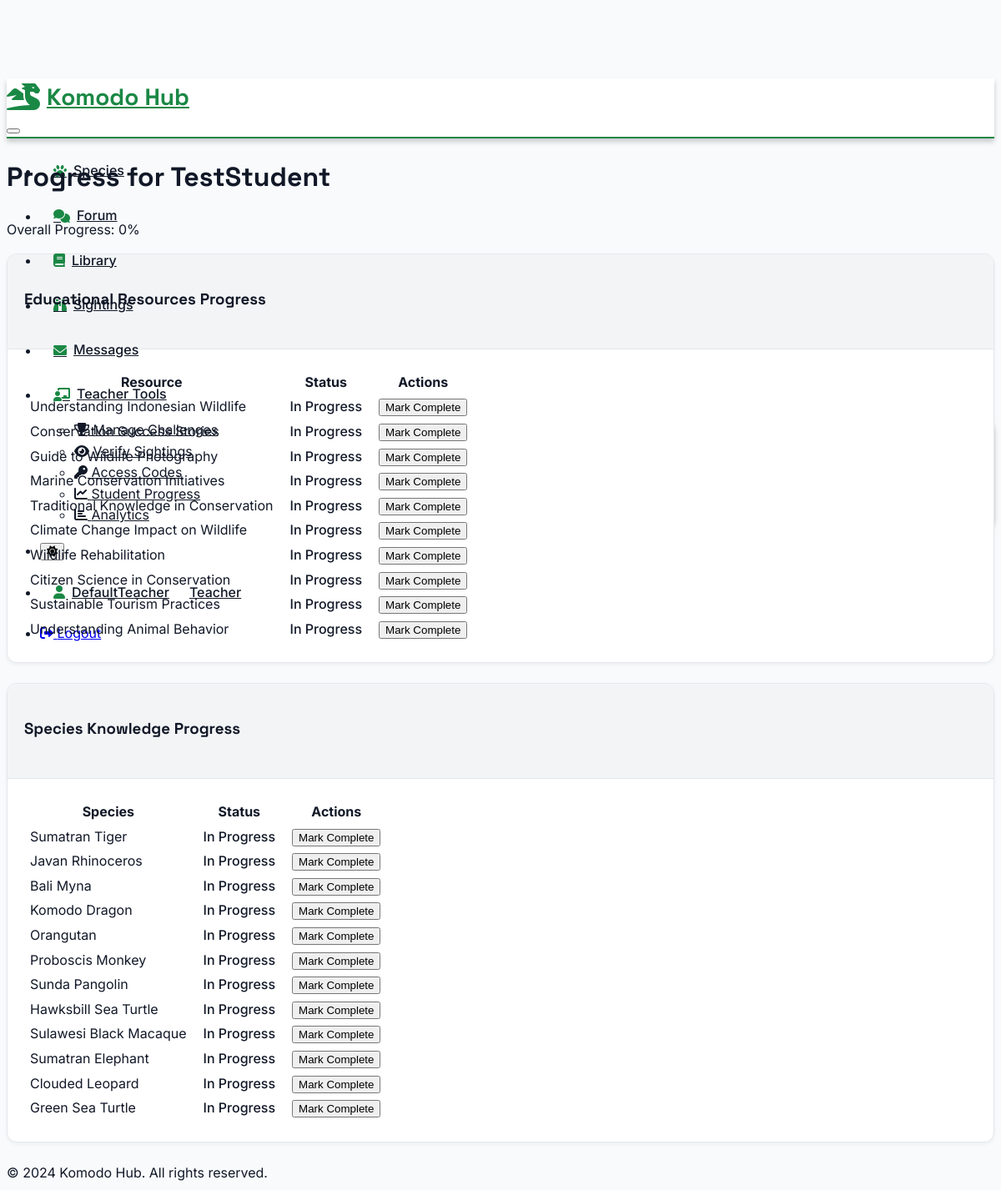
Screenshot of /student-progress/2 (signed in) with the database file from the repository.
### models.py (models this page shows, shortened)
class User(UserMixin, db.Model):
    id = db.Column(db.Integer, primary_key=True)
    username = db.Column(db.String(64), unique=True, nullable=False)
    email = db.Column(db.String(120), unique=True, nullable=False)
    password_hash = db.Column(db.String(256))
    role = db.Column(db.String(20), nullable=False)  # teacher, student, community
    created_at = db.Column(db.DateTime, default=datetime.utcnow)
    avatar = db.Column(db.String(200), default='default.svg')  # URL to avatar image
    theme_preference = db.Column(db.String(50), default='light')  # light, dark, nature
    achievements = db.relationship('Achievement', backref='user', lazy=True)
    resources = db.relationship('EducationalResource', backref='author', lazy=True)
    programs = db.relationship('ConservationProgram', backref='coordinator', lazy=True)
    progress = db.relationship('UserProgress', backref='user', lazy=True)
    programs_joined = db.relationship('ConservationProgram',
                                    secondary='user_programs',
                                    backref=db.backref('participants', lazy='dynamic'))
    species_sightings = db.relationship('SpeciesSighting', back_populates='observer', lazy=True)
    access_codes = db.relationship('SchoolAccessCode', backref='school', lazy=True)
    challenges = db.relationship('UserChallenge', back_populates='player', lazy=True)
    def get_progress_percentage(self):
        if self.role != 'student':
            return 100
        total_items = (
            Species.query.count() +
            EducationalResource.query.count() +
            ConservationProgram.query.count()
        )
        if total_items == 0:
            return 0
        completed_items = UserProgress.query.filter_by(
            user_id=self.id,
            completed=True
        ).count()
        return int((completed_items / total_items) * 100)

class EducationalResource(db.Model):
    id = db.Column(db.Integer, primary_key=True)
    title = db.Column(db.String(200), nullable=False)
    content = db.Column(db.Text, nullable=False)
    author_id = db.Column(db.Integer, db.ForeignKey('user.id'), nullable=False)
    created_at = db.Column(db.DateTime, default=datetime.utcnow)
    tags = db.relationship('ResourceTag', secondary=resource_tags, backref='resources')

class Species(db.Model):
    id = db.Column(db.Integer, primary_key=True)
    name = db.Column(db.String(100), nullable=False)
    scientific_name = db.Column(db.String(100), nullable=False)
    description = db.Column(db.Text, nullable=False)
    population = db.Column(db.Integer)
    conservation_status = db.Column(db.String(50))
    habitat = db.Column(db.String(100))
    threats = db.Column(db.Text)
    created_at = db.Column(db.DateTime, default=datetime.utcnow)
    last_updated = db.Column(db.DateTime, onupdate=datetime.utcnow)
    created_by_id = db.Column(db.Integer, db.ForeignKey('user.id'))
    sightings = db.relationship('SpeciesSighting', back_populates='species', lazy=True)
    created_by = db.relationship('User', backref='species_created', foreign_keys=[created_by_id])
    population_records = db.relationship('PopulationRecord', back_populates='species', lazy=True)
    habitats = db.relationship('HabitatData', back_populates='species', lazy=True)
    migrations = db.relationship('MigrationPattern', back_populates='species', lazy=True)

### blueprints/progress.py (the view)
@progress.route('/student-progress/<int:student_id>')
@login_required
def view_progress(student_id):
    if current_user.role == 'student' and current_user.id != student_id:
        flash('Access denied. You can only view your own progress.', 'danger')
        return redirect(url_for('main.dashboard'))
    if current_user.role != 'teacher' and current_user.id != student_id:
        flash('Access denied.', 'danger')
        return redirect(url_for('main.dashboard'))
    student = User.query.get_or_404(student_id)
    if student.role != 'student':
        flash('Invalid student ID.', 'danger')
        return redirect(url_for('progress.student_list'))
    progress_data = UserProgress.query.filter_by(user_id=student_id).all()
    resources = EducationalResource.query.all()
    species = Species.query.all()
    programs = ConservationProgram.query.all()
    return render_template('progress/view_progress.html',
                         student=student,
                         progress_data=progress_data,
                         resources=resources,
                         species=species,
                         programs=programs)

### templates/progress/view_progress.html (shortened to what this page needs)
{% extends "base.html" %}
{% block content %}
<div class="container">
    <div class="row mb-4">
        <div class="col">
            <h1>Progress for {{ student.username }}</h1>
            <p class="lead">Overall Progress: {{ student.get_progress_percentage() }}%</p>
        </div>
    </div>
    <div class="row">
        <div class="col-md-12">
            <div class="card mb-4">
                <div class="card-header">
                    <h3>Educational Resources Progress</h3>
                </div>
                <div class="card-body">
                    <div class="table-responsive">
                        <table class="table">
                            <thead>
                                <tr>
                                    <th>Resource</th>
                                    <th>Status</th>
                                    <th>Actions</th>
                                </tr>
                            </thead>
                            <tbody>
                                {% for resource in resources %}
                                <tr>
                                    <td>{{ resource.title }}</td>
                                    <td>
                                        {% set progress = progress_data|selectattr("content_type", "equalto", "resource")|selectattr("content_id", "equalto", resource.id)|first %}
                                        {% if progress and progress.completed %}
                                        <span class="badge bg-success">Completed</span>
                                        {% else %}
                                        <span class="badge bg-warning">In Progress</span>
                                        {% endif %}
                                    </td>
                                    <td>
                                        <form method="POST" action="{{ url_for('progress.update_progress', student_id=student.id) }}" class="d-inline">
                                            <button type="submit" class="btn btn-sm btn-{{ 'warning' if progress and progress.completed else 'success' }}">
                                                {{ 'Mark Incomplete' if progress and progress.completed else 'Mark Complete' }}
                                            </button>
                                        </form>
                                    </td>
                                </tr>
                                {% endfor %}
                            </tbody>
                        </table>
                    </div>
                </div>
            </div>
            <div class="card mb-4">
                <div class="card-header">
                    <h3>Species Knowledge Progress</h3>
                </div>
                <div class="card-body">
                    <div class="table-responsive">
                        <table class="table">
                            <thead>
                                <tr>
                                    <th>Species</th>
                                    <th>Status</th>
                                    <th>Actions</th>
                                </tr>
                            </thead>
                            <tbody>
                                {% for species in species %}
                                <tr>
                                    <td>{{ species.name }}</td>
                                    <td>
                                        {% set progress = progress_data|selectattr("content_type", "equalto", "species")|selectattr("content_id", "equalto", species.id)|first %}
                                        {% if progress and progress.completed %}
                                        <span class="badge bg-success">Completed</span>
                                        {% else %}
                                        <span class="badge bg-warning">In Progress</span>
                                        {% endif %}
                                    </td>
                                    <td>
                                        <form method="POST" action="{{ url_for('progress.update_progress', student_id=student.id) }}" class="d-inline">
                                            <button type="submit" class="btn btn-sm btn-{{ 'warning' if progress and progress.completed else 'success' }}">
                                                {{ 'Mark Incomplete' if progress and progress.completed else 'Mark Complete' }}
                                            </button>
                                        </form>
                                    </td>
                                </tr>
                                {% endfor %}
                            </tbody>
                        </table>
                    </div>
                </div>
            </div>
        </div>
    </div>
</div>
{% endblock %}

### templates/base.html (shortened to what this page needs)
<!DOCTYPE html>
<html lang="en" data-bs-theme="dark">
<head>
    <link href="https://cdn.replit.com/agent/bootstrap-agent-dark-theme.min.css" rel="stylesheet">
    <link href="https://cdnjs.cloudflare.com/ajax/libs/font-awesome/6.0.0/css/all.min.css" rel="stylesheet">
</head>
<body>
    {% include 'components/navbar.html' %}
    <main class="container py-4">
        {% block content %}{% endblock %}
    </main>
    <footer class="footer mt-auto py-4">
        <div class="container text-center">
            <span class="text-muted">© 2024 Komodo Hub. All rights reserved.</span>
        </div>
    </footer>
</body>
</html>

### templates/components/navbar.html (shortened to what this page needs)
<nav class="navbar navbar-expand-lg fixed-top">
    <div class="container-fluid">
        <a class="navbar-brand" href="{{ url_for('main.dashboard') }}">
            <i class="fas fa-dragon"></i>
            Komodo Hub
        </a>
        <button class="navbar-toggler" type="button" data-bs-toggle="collapse" data-bs-target="#navbarNav">
        </button>
        <div class="collapse navbar-collapse" id="navbarNav">
            {% if current_user.is_authenticated %}
            <ul class="navbar-nav me-auto mb-2 mb-lg-0">
                <li class="nav-item">
                    <a class="nav-link" href="{{ url_for('species.list') }}">
                        <i class="fas fa-paw"></i>
                        <span>Species</span>
                    </a>
                </li>
                <li class="nav-item">
                    <a class="nav-link" href="{{ url_for('forum.index') }}">
                        <i class="fas fa-comments"></i>
                        <span>Forum</span>
                    </a>
                </li>
                <li class="nav-item">
                    <a class="nav-link" href="{{ url_for('library.resources') }}">
                        <i class="fas fa-book"></i>
                        <span>Library</span>
                    </a>
                </li>
                <li class="nav-item">
                    <a class="nav-link" href="{{ url_for('species.my_sightings') }}">
                        <i class="fas fa-binoculars"></i>
                        <span>Sightings</span>
                    </a>
                </li>
                <li class="nav-item">
                    <a class="nav-link" href="{{ url_for('messaging.inbox') }}">
                        <i class="fas fa-envelope"></i>
                        <span>Messages</span>
                    </a>
                </li>
                {% if current_user.role == 'teacher' %}
                <li class="nav-item dropdown">
                    <a class="nav-link dropdown-toggle" href="#" role="button" data-bs-toggle="dropdown">
                        <i class="fas fa-chalkboard-teacher"></i>
                        <span>Teacher Tools</span>
                    </a>
                    <ul class="dropdown-menu">
                        <li>
                            <a class="dropdown-item" href="{{ url_for('gamification.conservation_challenges') }}">
                                <i class="fas fa-trophy"></i> Manage Challenges
                            </a>
                        </li>
                        <li>
                            <a class="dropdown-item" href="{{ url_for('species.all_sightings') }}">
                                <i class="fas fa-eye"></i> Verify Sightings
                            </a>
                        </li>
                        <li>
                            <a class="dropdown-item" href="{{ url_for('school.list_access_codes') }}">
                                <i class="fas fa-key"></i> Access Codes
                            </a>
                        </li>
                        <li>
                            <a class="dropdown-item" href="{{ url_for('progress.student_list') }}">
                                <i class="fas fa-chart-line"></i> Student Progress
                            </a>
                        </li>
                        <li>
                            <a class="dropdown-item" href="{{ url_for('analytics.dashboard') }}">
                                <i class="fas fa-chart-bar"></i> Analytics
                            </a>
                        </li>
                    </ul>
                </li>
                {% endif %}
            </ul>
            <ul class="navbar-nav align-items-center">
                <li class="nav-item me-3">
                    <button class="btn" id="themeToggle">
                        <i class="fas fa-moon"></i>
                    </button>
                </li>
                {% if current_user.is_authenticated %}
                <li class="nav-item me-3">
                    <div class="d-flex align-items-center">
                        <a class="nav-link text-nowrap d-flex align-items-center" href="{{ url_for('profile.customize') }}">
                            <i class="fas fa-user me-2"></i>
                            <span>{{ current_user.username }}</span>
                            <span class="badge bg-primary ms-2">{{ current_user.role|title }}</span>
                        </a>
                    </div>
                </li>
                <li class="nav-item">
                    <a class="btn btn-danger" href="{{ url_for('auth.logout') }}">
                        <i class="fas fa-sign-out-alt me-2"></i>
                        Logout
                    </a>
                </li>
                {% endif %}
            </ul>
            {% endif %}
        </div>
    </div>
</nav>

### rows the page displays
User: username "DefaultTeacher", role "Teacher"
User: username "TestStudent", get_progress_percentage "0"
EducationalResource: title "Understanding Indonesian Wildlife", completed "Mark Complete"
EducationalResource: title "Conservation Success Stories", completed "Mark Complete"
EducationalResource: title "Guide to Wildlife Photography", completed "Mark Complete"
EducationalResource: title "Marine Conservation Initiatives", completed "Mark Complete"
EducationalResource: title "Traditional Knowledge in Conservation", completed "Mark Complete"
EducationalResource: title "Climate Change Impact on Wildlife", completed "Mark Complete"
EducationalResource: title "Wildlife Rehabilitation", completed "Mark Complete"
EducationalResource: title "Citizen Science in Conservation", completed "Mark Complete"
EducationalResource: title "Sustainable Tourism Practices", completed "Mark Complete"
EducationalResource: title "Understanding Animal Behavior", completed "Mark Complete"
Species: name "Sumatran Tiger", completed "Mark Complete"
Species: name "Javan Rhinoceros", completed "Mark Complete"
Species: name "Bali Myna", completed "Mark Complete"
Species: name "Komodo Dragon", completed "Mark Complete"
Species: name "Orangutan", completed "Mark Complete"
Species: name "Proboscis Monkey", completed "Mark Complete"
Species: name "Sunda Pangolin", completed "Mark Complete"
Species: name "Hawksbill Sea Turtle", completed "Mark Complete"
Species: name "Sulawesi Black Macaque", completed "Mark Complete"
Species: name "Sumatran Elephant", completed "Mark Complete"
Species: name "Clouded Leopard", completed "Mark Complete"
Species: name "Green Sea Turtle", completed "Mark Complete"
